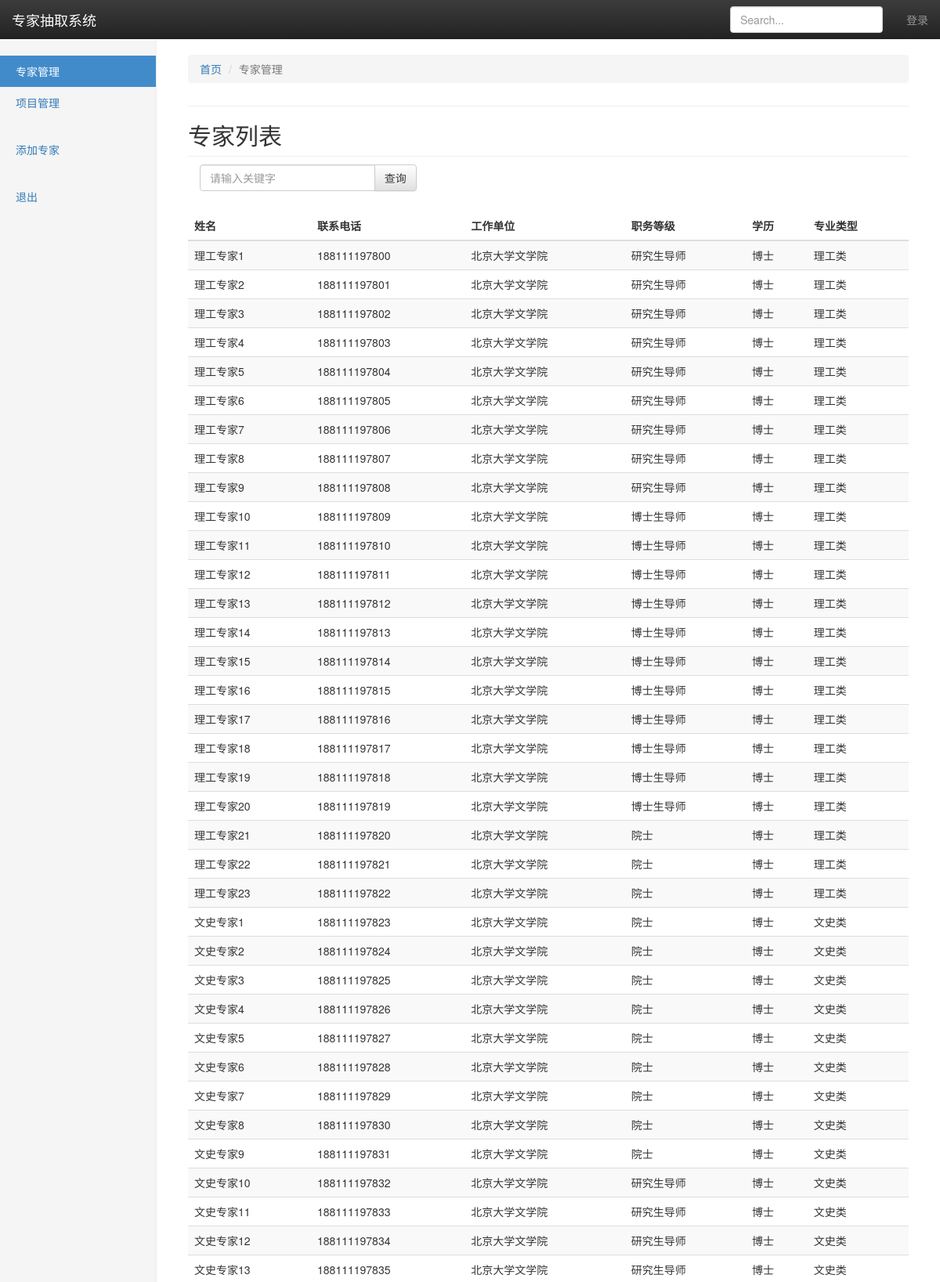
/experts/list/ (upper part), run on the app's committed database.
### experts/models.py (models this page shows, shortened)
class Expert(models.Model):
    id = models.AutoField(primary_key=True)
    visible = models.BooleanField(default=True, null=True)
    name = models.CharField(max_length=100, verbose_name="专家姓名")
    phone = models.CharField(max_length=100, verbose_name="联系方式")
    email = models.CharField(max_length=100, verbose_name="电子邮箱", null=True)
    address = models.CharField(max_length=100, verbose_name="联系地址", null=True)
    unit = models.CharField(max_length=100, verbose_name="工作单位")
    degree = models.CharField(max_length=500, verbose_name="学历",  null=True)
    level = models.CharField(max_length=500, verbose_name="职务等级", null=True)
    program_type = models.CharField(max_length=500, verbose_name="专业类型", null=True)
    selected_program_list = models.ManyToManyField(Program, related_name="selected", through="Comments")
    account = models.ForeignKey(User, on_delete=models.CASCADE, verbose_name="账户", default=get_default_user, null=True)
    class Meta:
        verbose_name = '专家'
        verbose_name_plural = verbose_name

### experts/views.py (the view)
# urls.py: path('list/', views.expert_list, name='list'),
def expert_list(request):
    expert_list = Expert.objects.filter(visible=True)
    return render(request, 'expert_list_template.html', {"result":expert_list})

### template/expert_list_template.html (shortened to what this page needs)
<!DOCTYPE html>
{% load static %}
<html lang="zh-CN">
<head>
  <link rel="stylesheet" href = "{%static 'css/bootstrap.min.css'%}">
  <link rel="stylesheet" href="{%static 'css/bootstrap-theme.min.css'%}">
</head>
<body>
  <nav class="navbar navbar-inverse navbar-fixed-top">
    <div class="container-fluid">
      <div class="navbar-header">
        <a class="navbar-brand" href="#">专家抽取系统</a>
      </div>
      <div id="navbar" class="navbar-collapse collapse">
        <ul class="nav navbar-nav navbar-right">
          {% if user.is_authenticated %}
          <li class="nav-item dropdown">
            <a><strong>用户</strong>：{{ user.username }}</a>
          </li>
          <li class="nav-item dropdown">
            <a href="/experts/login_out/">退出登陆</a>
          </li>
          {% else %}
          <li class="nav-item">
            <a class="nav-link" href="/experts/login/">登录</a>
          </li>
          {% endif %}
        </ul>
        <form class="navbar-form navbar-right">
          <input type="text" class="form-control" placeholder="Search...">
        </form>
      </div>
    </div>
  </nav>
  <div class="container-fluid">
    <div class="row">
      <div class="col-sm-3 col-md-2 sidebar">
        <ul class="nav nav-sidebar">
          <li class="active"><a href="{% url 'list' %}">专家管理 <span class="sr-only">(current)</span></a></li>
          <li><a href="{% url 'index' %}">项目管理</a></li>
        </ul>
		<ul class="nav nav-sidebar">
		<li><a href="/experts/add">添加专家</a></li>
        </ul>
		<ul class="nav nav-sidebar">
			<li><a href="{% url 'login' %}">退出</a></li>
        </ul>
      </div>
      <div class="col-sm-9 col-sm-offset-3 col-md-10 col-md-offset-2 main">
		<div class="page-header">
		<ol class="breadcrumb">
			<li><a href="/experts/list/">首页</a></li>
			<li class="active">专家管理</li>
		</ol>
		</div>
        <h2 class="sub-header">专家列表</h2>
        <div class="col-sm-4">
          <form method="get" action="/experts/search/">
            <div class="input-group">
              <input type="text" name="search_str" class="form-control" placeholder="请输入关键字" required />
              <span class="input-group-btn">
                <input type="submit" class="btn btn-default" value="查询" />
              </span>
            </div>
          </form>
        </div>
        <br />
        <br />
        <br />
        <div class="table-responsive">
          <table class="table table-striped">
            <thead>
              <tr>
                <th>姓名</th>
                <th>联系电话</th>
                <th>工作单位</th>
                <th>职务等级</th>
                <th>学历</th>
                <th>专业类型</th>
              </tr>
            </thead>
            <tbody>
              {% for expert in result %}
              <tr onclick="location.href='/experts/detail/{{expert.id}}'" ;>
                <td>{{expert.name}}</td>
                <td>{{expert.phone}}</td>
                <td>{{expert.unit}}</td>
                <td>{{ expert.level}}</td>
                <td>{{expert.degree}}</td>
                <td>{{expert.program_type}}</td>
              </tr>
              {% endfor %}
            </tbody>
          </table>
        </div>
      </div>
    </div>
  </div>
</body>
</html>

### template/expert_list_template.html (style rules this page uses)
body { padding-top: 50px; }
.sub-header { padding-bottom: 10px; border-bottom: 1px solid #eee; }
.navbar-fixed-top { border: 0; }
.sidebar { display: none; }
@media (min-width: 768px) { .sidebar { position: fixed; top: 51px; bottom: 0; left: 0; z-index: 1000; display: block; padding: 20px; overflow-x: hidden; overflow-y: auto; background-color: #f5f5f5; border-right: 1px solid #eee; } }
.nav-sidebar { margin-right: -21px; margin-bottom: 20px; margin-left: -20px; }
.nav-sidebar>li>a { padding-right: 20px; padding-left: 20px; }
.nav-sidebar>.active>a, .nav-sidebar>.active>a:hover, .nav-sidebar>.active>a:focus { color: #fff; background-color: #428bca; }
.main { padding: 20px; }
@media (min-width: 768px) { .main { padding-right: 40px; padding-left: 40px; } }
.main .page-header { margin-top: 0; }

### data on the page
Expert: name "理工专家1", phone "188111197800", unit "北京大学文学院", level "研究生导师", degree "博士", program_type "理工类"
Expert: name "理工专家2", phone "188111197801", unit "北京大学文学院", level "研究生导师", degree "博士", program_type "理工类"
Expert: name "理工专家3", phone "188111197802", unit "北京大学文学院", level "研究生导师", degree "博士", program_type "理工类"
Expert: name "理工专家4", phone "188111197803", unit "北京大学文学院", level "研究生导师", degree "博士", program_type "理工类"
Expert: name "理工专家5", phone "188111197804", unit "北京大学文学院", level "研究生导师", degree "博士", program_type "理工类"
Expert: name "理工专家6", phone "188111197805", unit "北京大学文学院", level "研究生导师", degree "博士", program_type "理工类"
Expert: name "理工专家7", phone "188111197806", unit "北京大学文学院", level "研究生导师", degree "博士", program_type "理工类"
Expert: name "理工专家8", phone "188111197807", unit "北京大学文学院", level "研究生导师", degree "博士", program_type "理工类"
Expert: name "理工专家9", phone "188111197808", unit "北京大学文学院", level "研究生导师", degree "博士", program_type "理工类"
Expert: name "理工专家10", phone "188111197809", unit "北京大学文学院", level "博士生导师", degree "博士", program_type "理工类"
Expert: name "理工专家11", phone "188111197810", unit "北京大学文学院", level "博士生导师", degree "博士", program_type "理工类"
Expert: name "理工专家12", phone "188111197811", unit "北京大学文学院", level "博士生导师", degree "博士", program_type "理工类"
Expert: name "理工专家13", phone "188111197812", unit "北京大学文学院", level "博士生导师", degree "博士", program_type "理工类"
Expert: name "理工专家14", phone "188111197813", unit "北京大学文学院", level "博士生导师", degree "博士", program_type "理工类"
Expert: name "理工专家15", phone "188111197814", unit "北京大学文学院", level "博士生导师", degree "博士", program_type "理工类"
Expert: name "理工专家16", phone "188111197815", unit "北京大学文学院", level "博士生导师", degree "博士", program_type "理工类"
Expert: name "理工专家17", phone "188111197816", unit "北京大学文学院", level "博士生导师", degree "博士", program_type "理工类"
Expert: name "理工专家18", phone "188111197817", unit "北京大学文学院", level "博士生导师", degree "博士", program_type "理工类"
Expert: name "理工专家19", phone "188111197818", unit "北京大学文学院", level "博士生导师", degree "博士", program_type "理工类"
Expert: name "理工专家20", phone "188111197819", unit "北京大学文学院", level "博士生导师", degree "博士", program_type "理工类"
Expert: name "理工专家21", phone "188111197820", unit "北京大学文学院", level "院士", degree "博士", program_type "理工类"
Expert: name "理工专家22", phone "188111197821", unit "北京大学文学院", level "院士", degree "博士", program_type "理工类"
Expert: name "理工专家23", phone "188111197822", unit "北京大学文学院", level "院士", degree "博士", program_type "理工类"
Expert: name "文史专家1", phone "188111197823", unit "北京大学文学院", level "院士", degree "博士", program_type "文史类"
Expert: name "文史专家2", phone "188111197824", unit "北京大学文学院", level "院士", degree "博士", program_type "文史类"
Expert: name "文史专家3", phone "188111197825", unit "北京大学文学院", level "院士", degree "博士", program_type "文史类"
Expert: name "文史专家4", phone "188111197826", unit "北京大学文学院", level "院士", degree "博士", program_type "文史类"
Expert: name "文史专家5", phone "188111197827", unit "北京大学文学院", level "院士", degree "博士", program_type "文史类"
Expert: name "文史专家6", phone "188111197828", unit "北京大学文学院", level "院士", degree "博士", program_type "文史类"
Expert: name "文史专家7", phone "188111197829", unit "北京大学文学院", level "院士", degree "博士", program_type "文史类"
Expert: name "文史专家8", phone "188111197830", unit "北京大学文学院", level "院士", degree "博士", program_type "文史类"
Expert: name "文史专家9", phone "188111197831", unit "北京大学文学院", level "院士", degree "博士", program_type "文史类"
Expert: name "文史专家10", phone "188111197832", unit "北京大学文学院", level "研究生导师", degree "博士", program_type "文史类"
Expert: name "文史专家11", phone "188111197833", unit "北京大学文学院", level "研究生导师", degree "博士", program_type "文史类"
Expert: name "文史专家12", phone "188111197834", unit "北京大学文学院", level "研究生导师", degree "博士", program_type "文史类"
Expert: name "文史专家13", phone "188111197835", unit "北京大学文学院", level "研究生导师", degree "博士", program_type "文史类"
